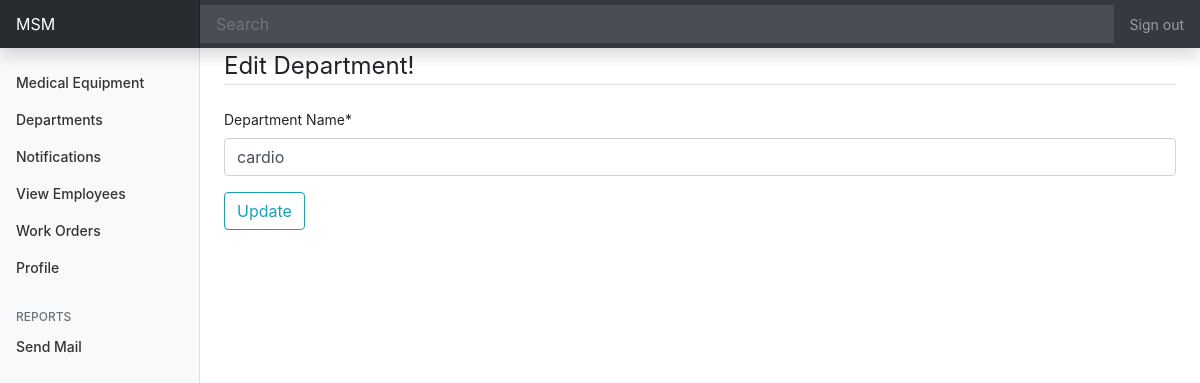
The app's page /workflow/edit-department/1/ (signed in), older data.
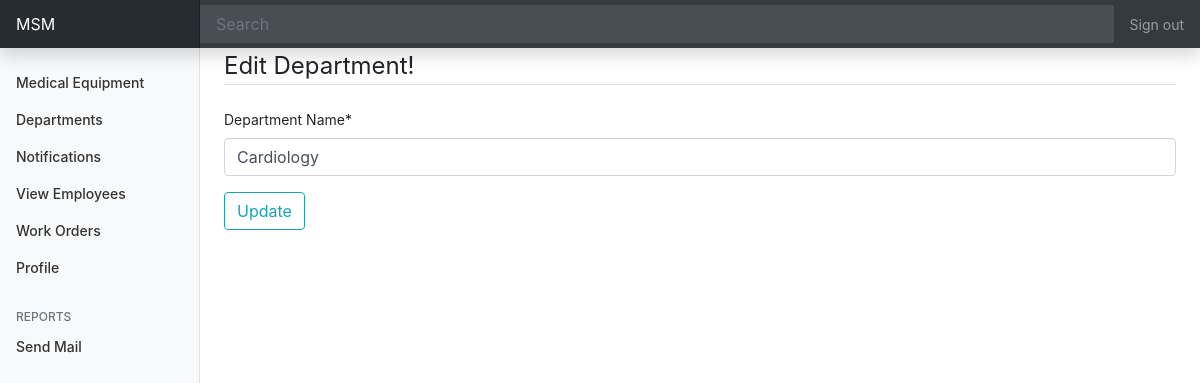
The same page, newer data.
### med/models.py (models this page shows, shortened)
class Department(models.Model):
    name = models.CharField(_("Department Name"), max_length = 225, unique=True)
    hospital = models.ForeignKey(Hospital, null=True, on_delete=models.SET_NULL)

### workflow/views.py (the view)
# urls.py: path('edit-department/<int:pk>/', update_department, name='edit-department'),
@login_required
def update_department(request, pk):
    dep = Department.objects.get(id = pk)
    if request.method == 'POST':
        d_form = DepartmentUpdateForm(request.POST, instance=dep)
        if d_form.is_valid():
            d_form.save()
            return redirect('department-list')
    d_form = DepartmentUpdateForm(instance=dep)
    context = {
            'd_form' : d_form
            }
    return render(request, "workflow/edit_dep.html", context)

### workflow/forms.py
class DepartmentUpdateForm(forms.ModelForm):
    class Meta:
        model = Department
        fields = ['name']

### workflow/templates/workflow/edit_dep.html (shortened to what this page needs)
{% extends "dashboard/base.html" %}
{% load crispy_forms_tags %}
{% block content %}
<div class="content-section">
    <form method="POST" enctype="multipart/form-data">
        <fieldset class="from-group">
           <legend class="border-bottom mb-4">Edit Department!</legend>
           {{ d_form|crispy }}
        </fieldset>
        <div class="form-group">
           <button class="btn btn-outline-info" type="submit">Update</button>
        </div>
    </form>
</div>
{% endblock content%}

Row changes from the older to the newer data that the page shows:
changed Department: name "cardio" → "Cardiology"
